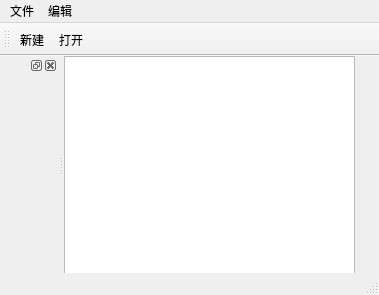
<?xml version="1.0" encoding="UTF-8"?>
<ui version="4.0">
 <class>MainWindow</class>
 <widget class="QMainWindow" name="MainWindow">
  <property name="geometry">
   <rect>
    <x>0</x>
    <y>0</y>
    <width>379</width>
    <height>295</height>
   </rect>
  </property>
  <property name="windowTitle">
   <string>MainWindow</string>
  </property>
  <widget class="QWidget" name="centralWidget">
   <widget class="QTextEdit" name="textEdit">
    <property name="geometry">
     <rect>
      <x>0</x>
      <y>0</y>
      <width>291</width>
      <height>221</height>
     </rect>
    </property>
   </widget>
  </widget>
  <widget class="QMenuBar" name="menuBar">
   <property name="geometry">
    <rect>
     <x>0</x>
     <y>0</y>
     <width>379</width>
     <height>26</height>
    </rect>
   </property>
   <widget class="QMenu" name="menu">
    <property name="title">
     <string>文件</string>
    </property>
    <addaction name="actionnew"/>
    <addaction name="separator"/>
    <addaction name="actionopen"/>
    <addaction name="separator"/>
    <addaction name="separator"/>
   </widget>
   <widget class="QMenu" name="menu_2">
    <property name="title">
     <string>编辑</string>
    </property>
   </widget>
   <addaction name="menu"/>
   <addaction name="menu_2"/>
  </widget>
  <widget class="QToolBar" name="mainToolBar">
   <attribute name="toolBarArea">
    <enum>TopToolBarArea</enum>
   </attribute>
   <attribute name="toolBarBreak">
    <bool>false</bool>
   </attribute>
   <addaction name="actionnew"/>
   <addaction name="actionopen"/>
  </widget>
  <widget class="QStatusBar" name="statusBar"/>
  <widget class="QDockWidget" name="dockWidget">
   <property name="allowedAreas">
    <set>Qt::LeftDockWidgetArea|Qt::RightDockWidgetArea</set>
   </property>
   <attribute name="dockWidgetArea">
    <number>1</number>
   </attribute>
   <widget class="QWidget" name="dockWidgetContents"/>
  </widget>
  <action name="actionnew">
   <property name="text">
    <string>新建</string>
   </property>
  </action>
  <action name="actionopen">
   <property name="text">
    <string>打开</string>
   </property>
  </action>
 </widget>
 <layoutdefault spacing="6" margin="11"/>
 <resources/>
 <connections/>
</ui>
